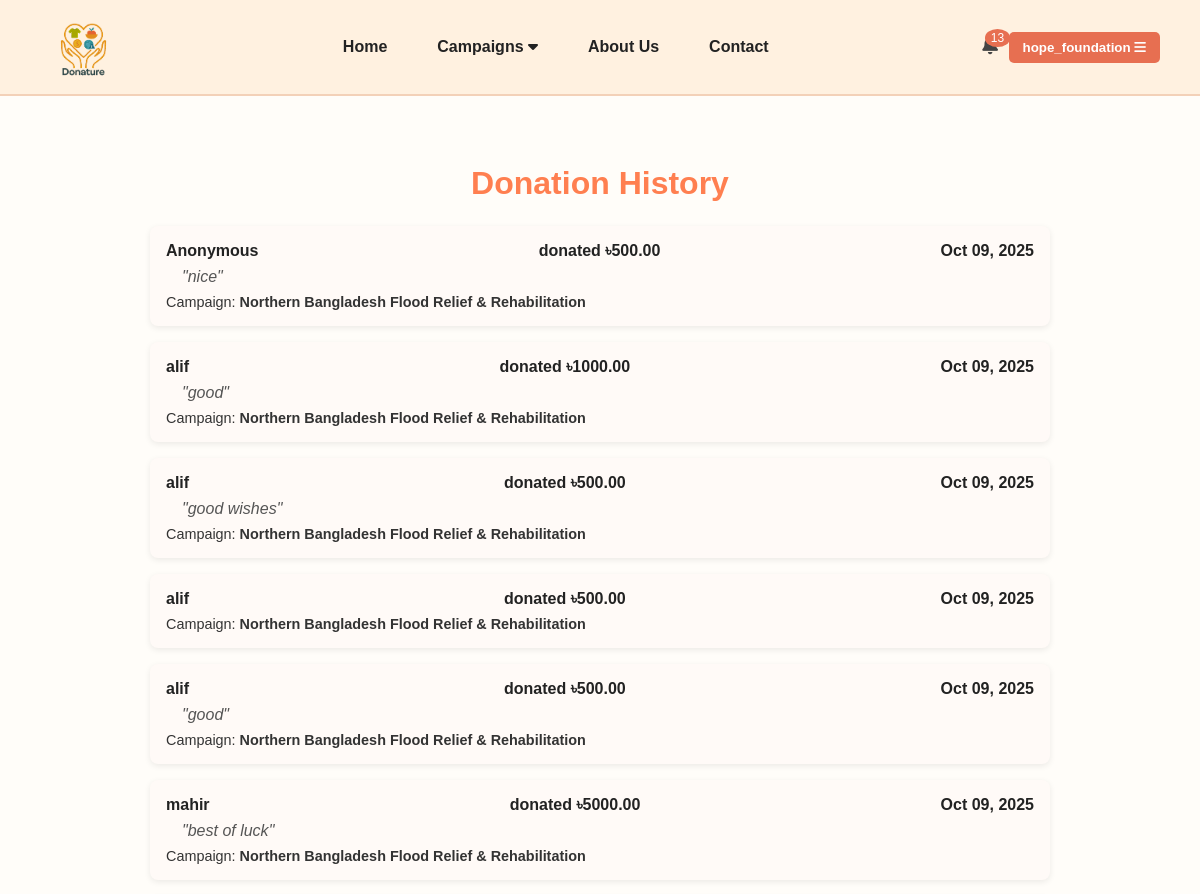
Before: /ngos/donation-history/ (signed in, upper part) with the older database file.
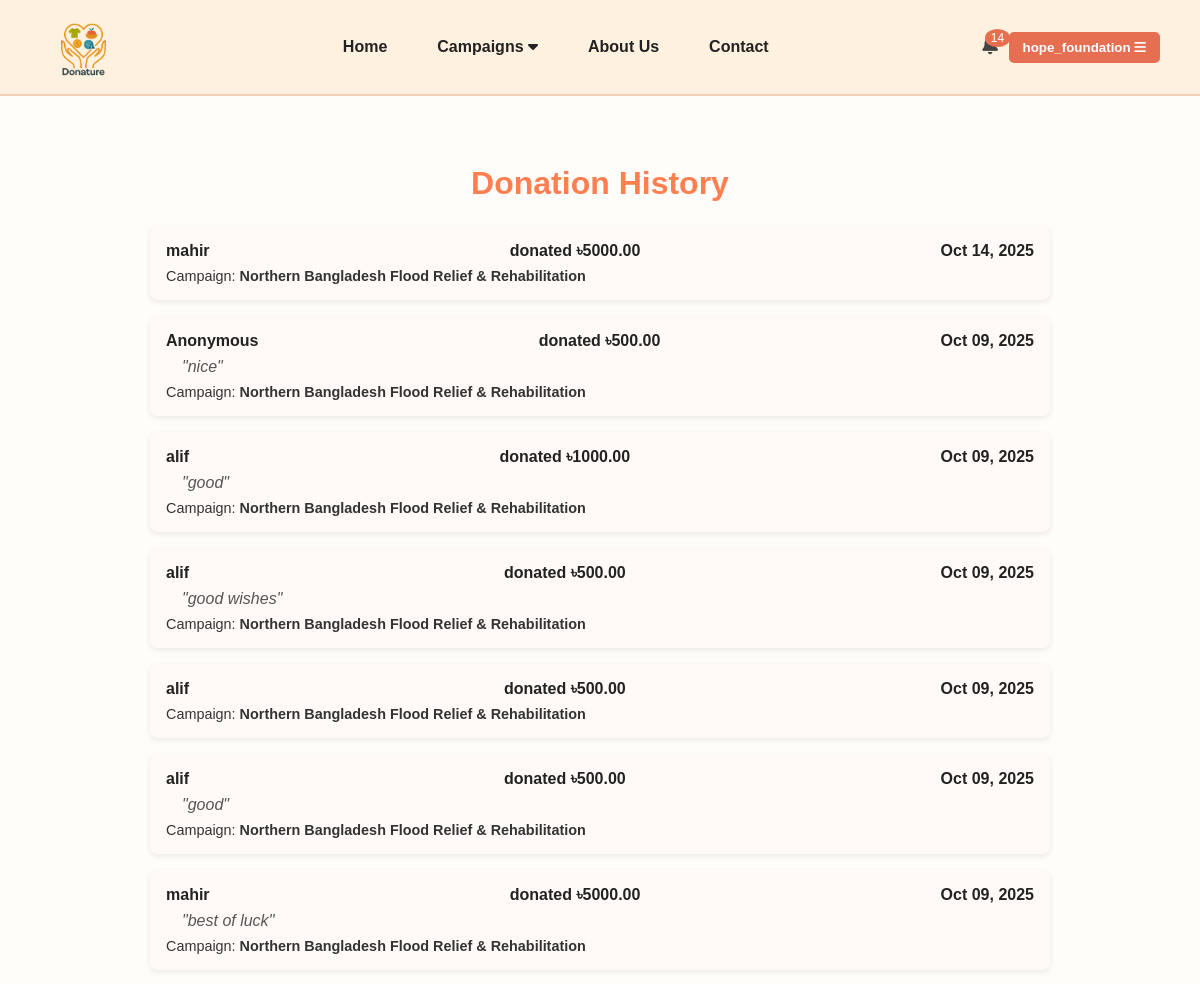
After: the same page with the newer database file.
### ngos/models.py (models this page shows, shortened)
class NGODonation(models.Model):
    campaign = models.ForeignKey(
        'Campaign',
        on_delete=models.CASCADE,
        related_name="donations"
    )
    donor = models.ForeignKey(
        settings.AUTH_USER_MODEL,
        on_delete=models.CASCADE,
        related_name="ngo_donations"
    )
    amount = models.DecimalField(max_digits=12, decimal_places=2)
    donated_at = models.DateTimeField(auto_now_add=True)
    message = models.TextField(blank=True, null=True)
    payer_name = models.CharField(max_length=255, blank=True, null=True)
    account_input = models.CharField(max_length=255, blank=True, null=True)
    is_anonymous = models.BooleanField(default=False)
    payment_method = models.CharField(
        max_length=50,
        blank=True,
        null=True,
        default="SSLCommerz"
    )  # e.g., SSLCommerz
    transaction_id = models.CharField(
        max_length=100,
        blank=True,
        null=True,
        unique=True
    )  # SSLCommerz transaction ID
    payment_status = models.CharField(
        max_length=20,
        choices=[
            ('pending', 'Pending'),
            ('completed', 'Completed'),
            ('failed', 'Failed')
        ],
        default='pending'
    )

class Campaign(models.Model):
    STATUS_CHOICES = (
        ('pending', 'Pending Approval'),
        ('approved', 'Approved'),
        ('rejected', 'Rejected'),
    )
    ngo = models.ForeignKey(
        User,
        on_delete=models.CASCADE,
        limit_choices_to={'user_type': 'ngo', 'is_approved': True},
        related_name="campaigns"
    )
    title = models.CharField(max_length=200)
    description = models.TextField()
    image = models.ImageField(upload_to="campaigns/", blank=True, null=True)
    goal_amount = models.DecimalField(max_digits=12, decimal_places=2, blank=True, null=True)
    collected_amount = models.DecimalField(max_digits=12, decimal_places=2, default=0)
    start_date = models.DateField(auto_now_add=True)
    end_date = models.DateField(blank=True, null=True)
    category = models.ForeignKey(
        'CampaignCategory',
        on_delete=models.SET_NULL,
        blank=True,
        null=True,
        related_name='campaigns'
    )
    is_active = models.BooleanField(default=True)
    status = models.CharField(max_length=20, choices=STATUS_CHOICES, default='pending')
    created_at = models.DateTimeField(auto_now_add=True)
    approved_at = models.DateTimeField(blank=True, null=True)

### donations/models.py (models this page shows, shortened)
class User(AbstractUser):
    USER_TYPE_CHOICES = (
        ('donor/recipient', 'Donor/Recipient'),
        ('ngo', 'NGO'),
        ('admin', 'Admin'),
    )
    user_type = models.CharField(max_length=20, choices=USER_TYPE_CHOICES, blank=True, null=True)
    is_approved = models.BooleanField(default=False)  # For NGO approval
    profile_picture = models.ImageField(upload_to='profile_pics/', blank=True, null=True) # Profile picture field

### ngos/views.py (the view)
# urls.py: path('donation-history/', views.ngo_donation_history, name='ngo_donation_history'),
@login_required
def ngo_donation_history(request):
    if request.user.user_type != 'ngo':
        return render(request, '403.html')  # or redirect with message
    donations = NGODonation.objects.filter(campaign__ngo=request.user).order_by('-donated_at')
    context = {
        'donations': donations,
    }
    return render(request, 'ngos/donation_history.html', context)

### custom_admin/views.py (called while the page is built)
def admin_context(request):
    if request.user.is_authenticated and request.user.user_type == 'admin':
        return {
            'pending_ngos_count': User.objects.filter(user_type='ngo', is_approved=False).count(),
            'pending_campaigns_count': Campaign.objects.filter(status='pending').count(),
            'pending_requests_count': RequestItem.objects.filter(status='pending').count(),
        }
    return {}

### donations/context_processors.py (called while the page is built)
def notifications_context(request):
    if request.user.is_authenticated:
        notifications = Notification.objects.filter(user=request.user).order_by('-created_at')[:5]
        unread_count = Notification.objects.filter(user=request.user, is_read=False).count()
    else:
        notifications = []
        unread_count = 0
    return {
        'notifications': notifications,
        'notifications_unread_count': unread_count
    }

### ngos/templates/ngos/donation_history.html
{% extends "donations/base.html" %}
{% load static %}
{% block content %}
<link rel="stylesheet" href="{% static 'ngos/css/donation_history.css' %}">
<div class="donation-history-container">
    <h1>Donation History</h1>
    {% if donations %}
    <ul class="donation-list">
        {% for donation in donations %}
        <li class="donation-box">
            <div class="donor-info">
                <strong>
                    {% if not donation.is_anonymous %}
                        {{ donation.donor.username }}
                    {% else %}
                        Anonymous
                    {% endif %}
                </strong>
                <span>donated ৳{{ donation.amount }}</span>
                <span class="donation-date">{{ donation.donated_at|date:"M d, Y" }}</span>
            </div>
            {% if donation.message %}
            <div class="donor-comment">
                "{{ donation.message }}"
            </div>
            {% endif %}
            <div class="campaign-name">
                Campaign: <strong>{{ donation.campaign.title }}</strong>
            </div>
        </li>
        {% endfor %}
    </ul>
    {% else %}
    <p>No donations received yet.</p>
    {% endif %}
</div>
{% endblock %}

### donations/templates/donations/base.html (shortened to what this page needs)
{% load static %}
<!DOCTYPE html>
<html lang="en">
<head>
  <link rel="stylesheet" href="{% static 'donations/css/base.css' %}">
  <link rel="stylesheet" href="https://cdnjs.cloudflare.com/ajax/libs/font-awesome/6.5.0/css/all.min.css">
</head>
<body>
<nav class="navbar">
  <div class="navbar-container">
    <div class="logo-area">
      <img src="{% static 'donations/images/logo.png' %}" alt="Logo" class="logo">
    </div>
    <ul class="nav-links">
      <li><a href="{% url 'home' %}">Home</a></li>
      {% if request.user.is_authenticated %}
        {% if request.user.user_type == 'donor/recipient' %}
          <li class="dropdown">
            <a href="#">Donate <i class="fa fa-caret-down"></i></a>
            <ul class="dropdown-content">
              <li><a href="{% url 'donate_item' %}">Donate Item</a></li>
              <li><a href="{% url 'request_item' %}">Request Item</a></li>
              <li><a href="{% url 'donate_to_requests' %}">Donate to Requests</a></li>
            </ul>
          </li>
          <li><a href="{% url 'explore_donations' %}">Explore Donations</a></li>
          <li><a href="{% url 'explore_campaigns' %}">Explore Campaigns</a></li>
        {% elif request.user.user_type == 'ngo' %}
          <li class="dropdown">
            <a href="#">Campaigns <i class="fa fa-caret-down"></i></a>
          </li>
        {% endif %}
      {% endif %}
      <li><a href="{% url 'about' %}">About Us</a></li>
      <li><a href="{% url 'contact' %}">Contact</a></li>
    </ul>
    <div class="auth-btn">
      {% if request.user.is_authenticated %}
<div class="notification-dropdown">
  <button class="notification-btn">
    {% if notifications_unread_count > 0 %}
      <span class="badge">{{ notifications_unread_count }}</span>
    {% endif %}
  </button>
</div>
        <div class="dropdown">
          <button class="dropdown-btn">
            {{ request.user.username }}
            <i class="fa fa-bars"></i>
          </button>
        </div>
      {% else %}
        <a href="#" onclick="openModal('loginModal')" class="login-btn">Log In / Sign Up</a>
      {% endif %}
    </div>
  </div>
</nav>
<main>
  {% block content %}{% endblock %}
</main>
</body>
</html>

Changed rows visible on the page:
added NGODonation: donor.username "mahir", amount "5000.00", donated_at "Oct 14, 2025", campaign "Northern Bangladesh Flood Relief & Rehabilitation"
Other visible differences:
{{ notifications_unread_count }}: "13" → "14"
